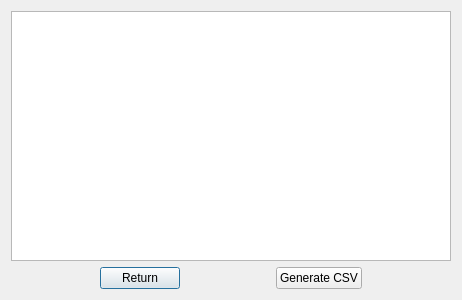
<?xml version="1.0" encoding="UTF-8"?>
<ui version="4.0">
 <class>queried_table_screen</class>
 <widget class="QDialog" name="queried_table_screen">
  <property name="geometry">
   <rect>
    <x>0</x>
    <y>0</y>
    <width>462</width>
    <height>300</height>
   </rect>
  </property>
  <property name="windowTitle">
   <string>Dialog</string>
  </property>
  <layout class="QVBoxLayout" name="verticalLayout">
   <item>
    <widget class="QTableWidget" name="table"/>
   </item>
   <item>
    <layout class="QHBoxLayout" name="horizontalLayout">
     <item>
      <spacer name="horizontalSpacer_2">
       <property name="orientation">
        <enum>Qt::Horizontal</enum>
       </property>
       <property name="sizeHint" stdset="0">
        <size>
         <width>40</width>
         <height>20</height>
        </size>
       </property>
      </spacer>
     </item>
     <item>
      <widget class="QPushButton" name="return_button">
       <property name="text">
        <string>Return</string>
       </property>
      </widget>
     </item>
     <item>
      <spacer name="horizontalSpacer">
       <property name="orientation">
        <enum>Qt::Horizontal</enum>
       </property>
       <property name="sizeHint" stdset="0">
        <size>
         <width>40</width>
         <height>20</height>
        </size>
       </property>
      </spacer>
     </item>
     <item>
      <widget class="QPushButton" name="gencsv_button">
       <property name="text">
        <string>Generate CSV</string>
       </property>
      </widget>
     </item>
     <item>
      <spacer name="horizontalSpacer_3">
       <property name="orientation">
        <enum>Qt::Horizontal</enum>
       </property>
       <property name="sizeHint" stdset="0">
        <size>
         <width>40</width>
         <height>20</height>
        </size>
       </property>
      </spacer>
     </item>
    </layout>
   </item>
  </layout>
 </widget>
 <resources/>
 <connections/>
</ui>
